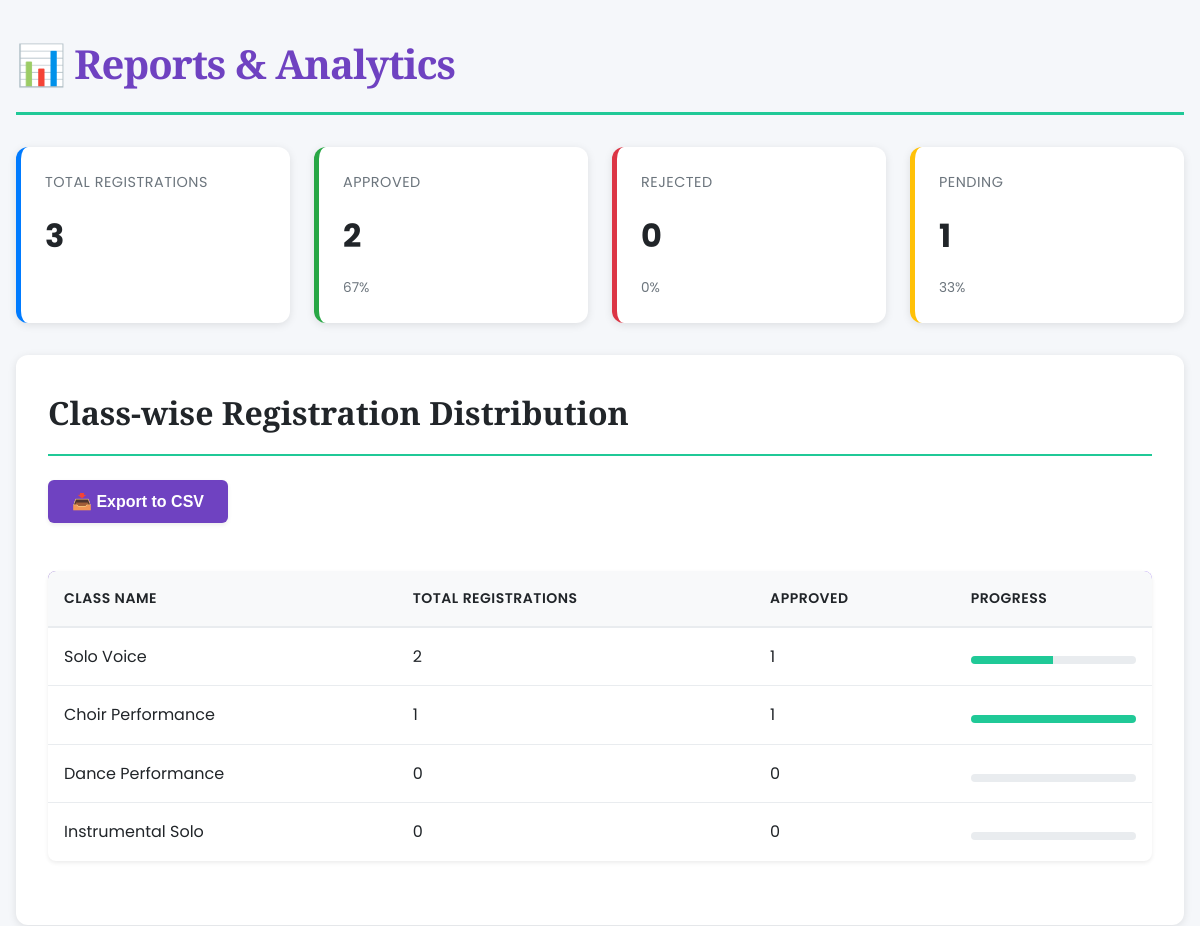
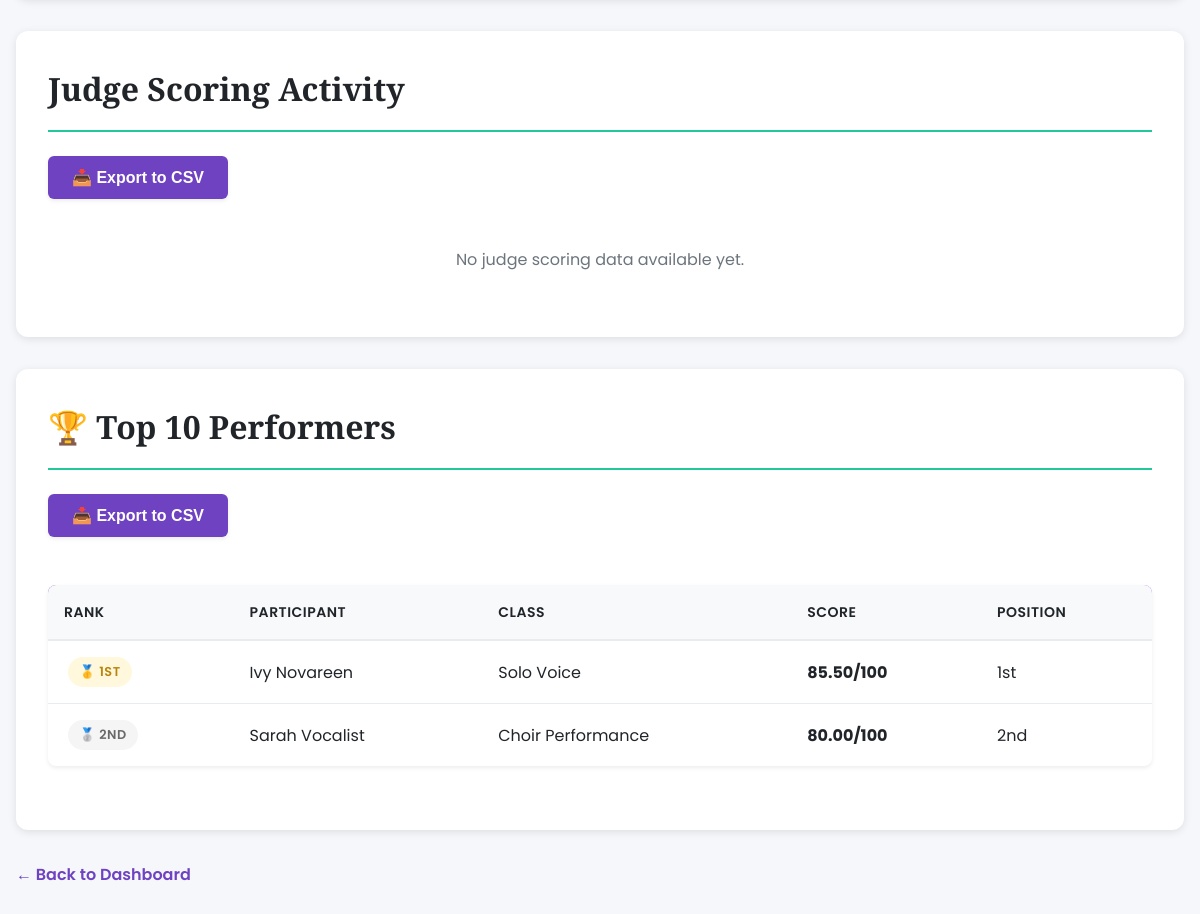
Page /reports_analytics.php (signed in) on the committed database (2 pictures, top to bottom).
### tables this page shows
CREATE TABLE IF NOT EXISTS results (
  result_id INT(11) NOT NULL AUTO_INCREMENT,
  reg_id INT(11) NOT NULL,
  judge_id INT(11),
  score DECIMAL(5,2),
  position VARCHAR(10),
  rank INT(11),
  remarks TEXT,
  technical_score DECIMAL(5,2),
  performance_score DECIMAL(5,2),
  presentation_score DECIMAL(5,2),
  date_recorded DATETIME DEFAULT CURRENT_TIMESTAMP,
  date_updated TIMESTAMP DEFAULT CURRENT_TIMESTAMP ON UPDATE CURRENT_TIMESTAMP,
  PRIMARY KEY (result_id),
  FOREIGN KEY (reg_id) REFERENCES registration(reg_id) ON DELETE CASCADE ON UPDATE CASCADE,
  KEY idx_reg_id (reg_id),
  KEY idx_position (position),
  KEY idx_date_recorded (date_recorded)
);

CREATE TABLE IF NOT EXISTS users (
  user_id INT(11) NOT NULL AUTO_INCREMENT,
  full_name VARCHAR(100) NOT NULL,
  email VARCHAR(100) NOT NULL UNIQUE,
  password VARCHAR(255) NOT NULL,
  role ENUM('admin','participant','judge') DEFAULT 'participant',
  phone VARCHAR(20),
  address VARCHAR(255),
  city VARCHAR(50),
  state VARCHAR(50),
  country VARCHAR(50),
  bio TEXT,
  profile_pic VARCHAR(255),
  is_active TINYINT(1) DEFAULT 1,
  last_login DATETIME,
  date_created TIMESTAMP DEFAULT CURRENT_TIMESTAMP,
  date_updated TIMESTAMP DEFAULT CURRENT_TIMESTAMP ON UPDATE CURRENT_TIMESTAMP,
  PRIMARY KEY (user_id),
  UNIQUE KEY unique_email (email),
  KEY idx_role (role),
  KEY idx_is_active (is_active)
);

CREATE TABLE IF NOT EXISTS classes (
  class_id INT(11) NOT NULL AUTO_INCREMENT,
  class_name VARCHAR(100) NOT NULL,
  description TEXT,
  category VARCHAR(50),
  max_participants INT(11),
  entry_fee DECIMAL(10,2),
  duration_minutes INT(11),
  rules TEXT,
  is_active TINYINT(1) DEFAULT 1,
  created_at TIMESTAMP DEFAULT CURRENT_TIMESTAMP,
  updated_at TIMESTAMP DEFAULT CURRENT_TIMESTAMP ON UPDATE CURRENT_TIMESTAMP,
  PRIMARY KEY (class_id),
  KEY idx_is_active (is_active)
);

### reports_analytics.php (the view, shortened to what this page needs)
<?php
include('config.php');
$total_registrations = $conn->query("SELECT COUNT(*) AS cnt FROM registration")->fetch_assoc()['cnt'];
$approved_registrations = $conn->query("SELECT COUNT(*) AS cnt FROM registration WHERE status = 'Approved'")->fetch_assoc()['cnt'];
$rejected_registrations = $conn->query("SELECT COUNT(*) AS cnt FROM registration WHERE status = 'Rejected'")->fetch_assoc()['cnt'];
$pending_registrations = $conn->query("SELECT COUNT(*) AS cnt FROM registration WHERE status = 'Pending'")->fetch_assoc()['cnt'];
$class_stats = $conn->query("
    SELECT c.class_name, COUNT(r.reg_id) AS total_regs,
           SUM(CASE WHEN r.status = 'Approved' THEN 1 ELSE 0 END) AS approved
    FROM classes c
    LEFT JOIN registration r ON c.class_id = r.class_id
    GROUP BY c.class_id, c.class_name
    ORDER BY total_regs DESC
");
$judge_scores = $conn->query("
    SELECT j.full_name, COUNT(r.result_id) AS total_scores, AVG(r.score) AS avg_score
    FROM judges j
    LEFT JOIN results r ON j.judge_id = r.judge_id
    GROUP BY j.judge_id, j.full_name
    ORDER BY total_scores DESC
");
$top_performers = $conn->query("
    SELECT u.full_name, c.class_name, r.score, r.position
    FROM results r
    JOIN registration reg ON r.reg_id = reg.reg_id
    JOIN users u ON reg.user_id = u.user_id
    JOIN classes c ON reg.class_id = c.class_id
    WHERE r.score IS NOT NULL
    ORDER BY r.score DESC
    LIMIT 10
");
?>
<!DOCTYPE html>
<html lang="en">
<head>
  <link rel="stylesheet" href="assets/css/style.css">
</head>
<body>
  <div class="container">
    <h1>📊 Reports & Analytics</h1>
    <div class="stats-grid">
      <div class="stat-card total">
        <div class="stat-label">Total Registrations</div>
        <div class="stat-number"><?= $total_registrations ?></div>
      </div>
      <div class="stat-card approved">
        <div class="stat-label">Approved</div>
        <div class="stat-number"><?= $approved_registrations ?></div>
        <div class="percentage"><?= $total_registrations > 0 ? round(($approved_registrations / $total_registrations) * 100) : 0 ?>%</div>
      </div>
      <div class="stat-card rejected">
        <div class="stat-label">Rejected</div>
        <div class="stat-number"><?= $rejected_registrations ?></div>
        <div class="percentage"><?= $total_registrations > 0 ? round(($rejected_registrations / $total_registrations) * 100) : 0 ?>%</div>
      </div>
      <div class="stat-card pending">
        <div class="stat-label">Pending</div>
        <div class="stat-number"><?= $pending_registrations ?></div>
        <div class="percentage"><?= $total_registrations > 0 ? round(($pending_registrations / $total_registrations) * 100) : 0 ?>%</div>
      </div>
    </div>
    <div class="table-card">
      <h2>Class-wise Registration Distribution</h2>
      <button class="export-btn" onclick="exportTableToCSV('classTable', 'class_distribution.csv')">📥 Export to CSV</button>
      <?php if ($class_stats->num_rows > 0): ?>
        <table id="classTable">
          <thead>
            <tr>
              <th>Class Name</th>
              <th>Total Registrations</th>
              <th>Approved</th>
              <th>Progress</th>
            </tr>
          </thead>
          <tbody>
            <?php while ($class = $class_stats->fetch_assoc()): ?>
              <tr>
                <td><?= htmlspecialchars($class['class_name']) ?></td>
                <td><?= intval($class['total_regs']) ?></td>
                <td><?= intval($class['approved'] ?? 0) ?></td>
                <td>
                  <div class="progress-bar">
                    <div class="progress-fill" style="width: <?= $class['total_regs'] > 0 ? (($class['approved'] / $class['total_regs']) * 100) : 0 ?>%"></div>
                  </div>
                </td>
              </tr>
            <?php endwhile; ?>
          </tbody>
        </table>
      <?php else: ?>
        <div class="empty-state">No class data available yet.</div>
      <?php endif; ?>
    </div>
    <div class="table-card">
      <h2>Judge Scoring Activity</h2>
      <button class="export-btn" onclick="exportTableToCSV('judgeTable', 'judge_activity.csv')">📥 Export to CSV</button>
      <?php if ($judge_scores->num_rows > 0): ?>
        <table id="judgeTable">
          <thead>
            <tr>
              <th>Judge Name</th>
              <th>Total Scores Submitted</th>
              <th>Average Score</th>
            </tr>
          </thead>
          <tbody>
            <?php while ($judge = $judge_scores->fetch_assoc()): ?>
              <tr>
                <td><?= htmlspecialchars($judge['full_name']) ?></td>
                <td><?= intval($judge['total_scores'] ?? 0) ?></td>
                <td><?= $judge['avg_score'] ? number_format($judge['avg_score'], 2) : 'N/A' ?>/100</td>
              </tr>
            <?php endwhile; ?>
          </tbody>
        </table>
      <?php else: ?>
        <div class="empty-state">No judge scoring data available yet.</div>
      <?php endif; ?>
    </div>
    <div class="table-card">
      <h2>🏆 Top 10 Performers</h2>
      <button class="export-btn" onclick="exportTableToCSV('performersTable', 'top_performers.csv')">📥 Export to CSV</button>
      <?php if ($top_performers->num_rows > 0): ?>
        <table id="performersTable">
          <thead>
            <tr>
              <th>Rank</th>
              <th>Participant</th>
              <th>Class</th>
              <th>Score</th>
              <th>Position</th>
            </tr>
          </thead>
          <tbody>
            <?php
            $rank = 1;
            while ($perf = $top_performers->fetch_assoc()):
              $badge_class = $rank == 1 ? 'gold' : ($rank == 2 ? 'silver' : ($rank == 3 ? 'bronze' : ''));
            ?>
              <tr>
                <td>
                  <?php if ($badge_class): ?>
                    <span class="badge badge-<?= $badge_class ?>">
                      <?= $rank == 1 ? '🥇 1st' : ($rank == 2 ? '🥈 2nd' : '🥉 3rd') ?>
                    </span>
                  <?php else: ?>
                    <?= $rank ?>
                  <?php endif; ?>
                </td>
                <td><?= htmlspecialchars($perf['full_name']) ?></td>
                <td><?= htmlspecialchars($perf['class_name']) ?></td>
                <td><strong><?= number_format($perf['score'], 2) ?>/100</strong></td>
                <td><?= htmlspecialchars($perf['position'] ?? 'N/A') ?></td>
              </tr>
              <?php $rank++; ?>
            <?php endwhile; ?>
          </tbody>
        </table>
      <?php else: ?>
        <div class="empty-state">No performance scores available yet.</div>
      <?php endif; ?>
    </div>
    <div style="margin-top: 2rem;">
      <a href="admin_dashboard.php" style="color: var(--primary-color); text-decoration: none; font-weight: 600;">← Back to Dashboard</a>
    </div>
  </div>
</body>
</html>

### style.css (style rules this page uses)
:root { --primary-color: #6f42c1; --secondary-color: #20c997; --danger-color: #dc3545; --warning-color: #ffc107; --success-color: #28a745; --info-color: #17a2b8; --light-bg: #f8f9fa; --dark-text: #212529; --border-color: #dee2e6; --shadow-sm: 0 0.125rem 0.25rem rgba(0, 0, 0, 0.075); --shadow-md: 0 0.5rem 1rem rgba(0, 0, 0, 0.15); --shadow-lg: 0 1rem 3rem rgba(0, 0, 0, 0.175); --transition: all 0.3s ease; }
* { margin: 0; padding: 0; box-sizing: border-box; }
html { scroll-behavior: smooth; }
body { font-family: 'Poppins', sans-serif; color: var(--dark-text); background-color: var(--light-bg); line-height: 1.6; font-size: 16px; }
h1, h2, h3, h4, h5, h6 { font-family: 'Playfair Display', serif; font-weight: 700; margin-bottom: 1rem; color: var(--primary-color); }
h1 { font-size: 2.5rem; letter-spacing: -1px; }
h2 { font-size: 2rem; }
a { color: var(--primary-color); text-decoration: none; transition: var(--transition); }
.container { max-width: 1200px; margin: 0 auto; padding: 2rem; }
.btn, button { display: inline-block; padding: 0.75rem 1.5rem; background-color: var(--primary-color); color: white; border: none; border-radius: 6px; font-size: 1rem; font-weight: 500; cursor: pointer; transition: var(--transition); text-decoration: none; margin: 0.5rem 0.5rem 0.5rem 0; box-shadow: var(--shadow-sm); }
table { width: 100%; border-collapse: collapse; background: white; margin: 2rem 0; box-shadow: var(--shadow-sm); border-radius: 8px; overflow: hidden; }
thead { background: linear-gradient(135deg, var(--primary-color) 0%, #8b5cf6 100%); color: white; }
th, td { padding: 1rem; text-align: left; border-bottom: 1px solid var(--border-color); }
th { font-weight: 600; text-transform: uppercase; font-size: 0.875rem; letter-spacing: 0.5px; }
tbody tr { transition: var(--transition); }
tbody tr:last-child td { border-bottom: none; }
.stat-number { font-size: 2.5rem; font-weight: 700; color: var(--primary-color); margin: 1rem 0; }
.stat-label { font-size: 1rem; color: #6c757d; text-transform: uppercase; letter-spacing: 1px; }
.badge { display: inline-block; padding: 0.35rem 0.65rem; background-color: var(--primary-color); color: white; border-radius: 50px; font-size: 0.75rem; font-weight: 600; text-transform: uppercase; letter-spacing: 0.5px; margin: 0 0.25rem; }

### reports_analytics.php (style rules this page uses)
body { background-color: #f5f7fa; }
.container { max-width: 1400px; margin: 2rem auto; padding: 0 1rem; }
h1 { color: var(--primary-color); border-bottom: 3px solid var(--secondary-color); padding-bottom: 1rem; margin-bottom: 2rem; }
.stats-grid { display: grid; grid-template-columns: repeat(auto-fit, minmax(220px, 1fr)); gap: 1.5rem; margin-bottom: 2rem; }
.stat-card { background: white; padding: 1.5rem; border-radius: 12px; box-shadow: 0 2px 8px rgba(0, 0, 0, 0.1); border-left: 5px solid var(--primary-color); }
.stat-card.total { border-left-color: #007bff; }
.stat-card.approved { border-left-color: #28a745; }
.stat-card.rejected { border-left-color: #dc3545; }
.stat-card.pending { border-left-color: #ffc107; }
.stat-label { font-size: 0.9rem; color: #6c757d; text-transform: uppercase; letter-spacing: 0.5px; margin-bottom: 0.5rem; }
.stat-number { font-size: 2rem; font-weight: 700; color: var(--dark-text); }
.percentage { font-size: 0.85rem; color: #6c757d; margin-top: 0.5rem; }
.table-card { background: white; padding: 2rem; border-radius: 12px; box-shadow: 0 2px 8px rgba(0, 0, 0, 0.1); margin-bottom: 2rem; }
.table-card h2 { margin-top: 0; color: var(--dark-text); border-bottom: 2px solid var(--secondary-color); padding-bottom: 1rem; }
table { width: 100%; border-collapse: collapse; }
th { background: #f8f9fa; padding: 1rem; text-align: left; font-weight: 600; border-bottom: 2px solid #e9ecef; color: var(--dark-text); }
td { padding: 1rem; border-bottom: 1px solid #e9ecef; }
.progress-bar { width: 100%; height: 8px; background: #e9ecef; border-radius: 4px; overflow: hidden; margin-top: 0.5rem; }
.progress-fill { height: 100%; background: var(--secondary-color); transition: width 0.3s ease; }
.export-btn { background: var(--primary-color); color: white; border: none; padding: 0.75rem 1.5rem; border-radius: 6px; cursor: pointer; font-weight: 600; transition: all 0.3s ease; margin-bottom: 1rem; }
.badge { padding: 0.3rem 0.7rem; border-radius: 20px; font-size: 0.8rem; font-weight: 600; }
.badge-gold { background: #fff8dc; color: #b8860b; }
.badge-silver { background: #f5f5f5; color: #696969; }
.empty-state { text-align: center; padding: 2rem; color: #6c757d; }

### rows in the picture
results: shows "🥇 1ST", users.full_name "Ivy Novareen", classes.class_name "Solo Voice", score "85.50", position "1st"
results: shows "🥈 2ND", users.full_name "Sarah Vocalist", classes.class_name "Choir Performance", score "80.00", position "2nd"

### other values in the picture
$total_registrations "3"
$approved_registrations "2"
$rejected_registrations "0"
$pending_registrations "1"
$class['class_name'] "Solo Voice"
$class['total_regs'] "2"
$class['approved'] "1"
$class['class_name'] "Choir Performance"
$class['total_regs'] "1"
$class['class_name'] "Dance Performance"
$class['total_regs'] "0"
$class['approved'] "0"
$class['class_name'] "Instrumental Solo"
